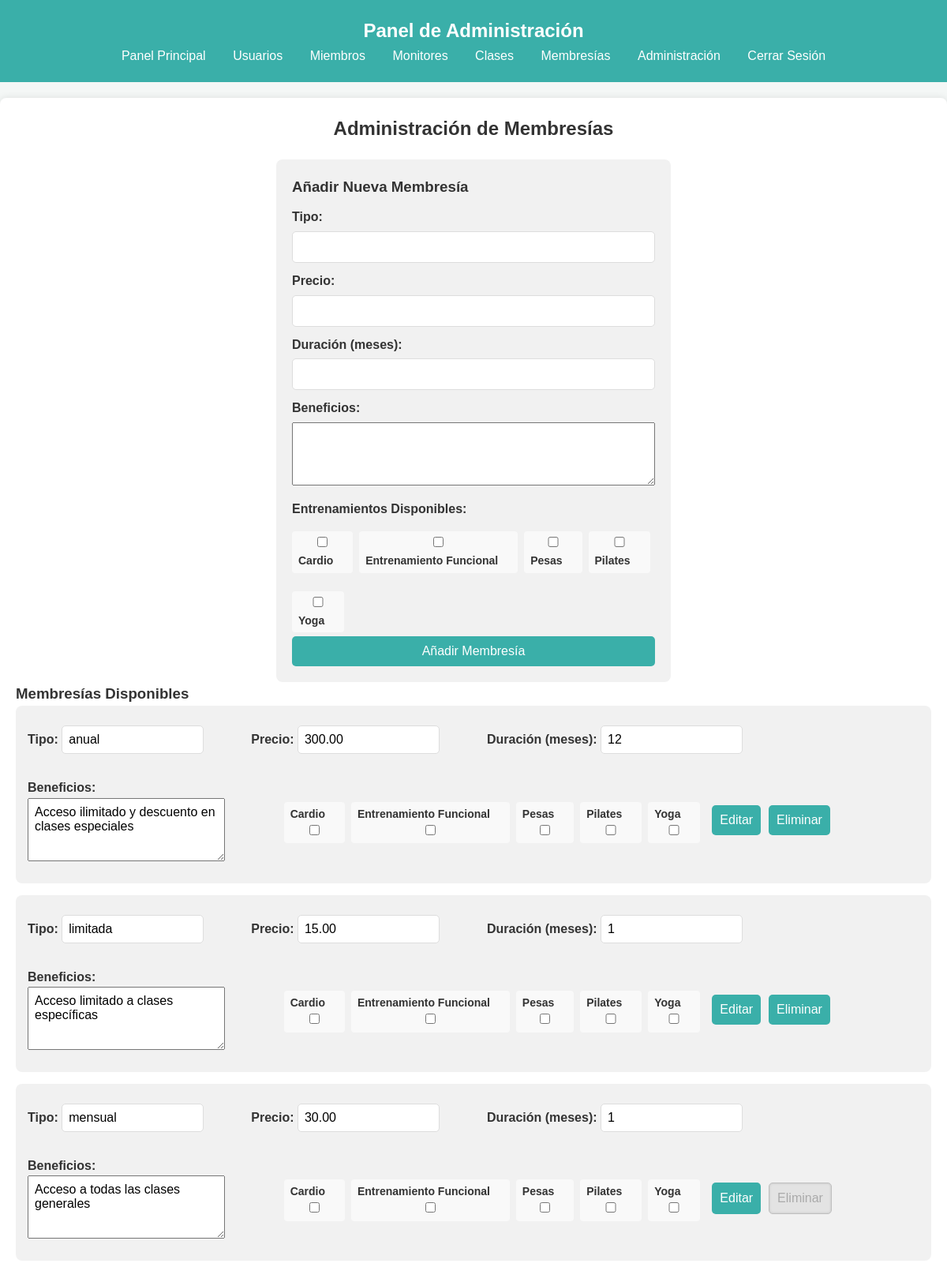
Screenshot of /src/membresias.php (signed in) with the database file from the repository.
### tables this page shows
CREATE TABLE IF NOT EXISTS especialidad (
    id_especialidad INT AUTO_INCREMENT PRIMARY KEY,
    nombre VARCHAR(50) UNIQUE
);

CREATE TABLE IF NOT EXISTS membresia (
    id_membresia INT AUTO_INCREMENT PRIMARY KEY,
    tipo VARCHAR(50) UNIQUE,
    precio DECIMAL(10, 2),
    duracion INT COMMENT 'Duración en meses',
    beneficios TEXT
);

### src/Includes/member_functions.php (called while the page is built, shortened)
<?php
function obtenerEntrenamientos($conn)
{
    $sql = "SELECT id_especialidad, nombre FROM especialidad";
    $result = $conn->query($sql);
    $entrenamientos = [];
    while ($row = $result->fetch_assoc()) {
        $entrenamientos[] = $row;
    }
    return $entrenamientos;
}

### src/membresias.php (the view, shortened to what this page needs)
<?php
require_once('includes/admin_functions.php');
require_once('includes/member_functions.php');
$conn = obtenerConexion();
$membresias = [];
$result = $conn->query("SELECT * FROM membresia ORDER BY tipo ASC");
if ($result) {
    while ($row = $result->fetch_assoc()) {
        $row['entrenamientos'] = [];
        $membresias[] = $row;
    }
}
$entrenamientos = obtenerEntrenamientos($conn);
include 'includes/admin_header.php';
?>
<!DOCTYPE html>
<html lang="es">
<head>
    <link rel="stylesheet" href="estilos.css">
</head>
<body>
    <main class="form_container form_container_large">
        <h2>Administración de Membresías</h2>
        <form method="POST" action="membresias.php" class="membresia-form">
            <h3>Añadir Nueva Membresía</h3>
            <div class="membresia-form-item">
                <label for="tipo">Tipo:</label>
                <input type="text" id="tipo" name="tipo" required>
            </div>
            <div class="membresia-form-item">
                <label for="precio">Precio:</label>
                <input type="number" id="precio" name="precio" step="0.01" required>
            </div>
            <div class="membresia-form-item">
                <label for="duracion">Duración (meses):</label>
                <input type="number" id="duracion" name="duracion" required>
            </div>
            <div class="membresia-form-item">
                <label for="beneficios">Beneficios:</label>
                <textarea id="beneficios" name="beneficios" rows="3"></textarea>
            </div>
            <div class="membresia-form-item">
                <label>Entrenamientos Disponibles:</label>
                <div class="checkbox-group">
                    <?php foreach ($entrenamientos as $entrenamiento): ?>
                        <label>
                            <input type="checkbox" name="entrenamientos[]" value="<?php echo $entrenamiento['id_especialidad']; ?>">
                            <?php echo htmlspecialchars($entrenamiento['nombre']); ?>
                        </label>
                    <?php endforeach; ?>
                </div>
            </div>
            <button type="submit" name="nueva_membresia">Añadir Membresía</button>
        </form>
        <h3>Membresías Disponibles</h3>
        <ul class="membresias-lista">
            <?php foreach ($membresias as $membresia): ?>
                <li>
                    <form method="POST" action="membresias.php" class="membresia-item">
                        <label>
                            Tipo:
                            <input type="text" name="tipo" value="<?php echo htmlspecialchars($membresia['tipo']); ?>" required>
                        </label>
                        <label>
                            Precio:
                            <input type="number" name="precio" value="<?php echo htmlspecialchars($membresia['precio']); ?>" step="0.01" required>
                        </label>
                        <label>
                            Duración (meses):
                            <input type="number" name="duracion" value="<?php echo htmlspecialchars($membresia['duracion']); ?>" required>
                        </label>
                        <label>
                            Beneficios:
                            <textarea name="beneficios" rows="1"><?php echo htmlspecialchars($membresia['beneficios']); ?></textarea>
                        </label>
                        <div class="checkbox-group">
                            <?php foreach ($entrenamientos as $entrenamiento): ?>
                                <label>
                                    <?php echo htmlspecialchars($entrenamiento['nombre']); ?>
                                    <input type="checkbox" name="entrenamientos[]" value="<?php echo $entrenamiento['id_especialidad']; ?>"
                                        <?php echo in_array($entrenamiento['id_especialidad'], $membresia['entrenamientos']) ? 'checked' : ''; ?>>
                                </label>
                            <?php endforeach; ?>
                        </div>
                        <div class="membresia-botones">
                            <button type="submit" name="editar_membresia">Editar</button>
                            <button type="submit" name="eliminar_membresia"
                                class="<?php echo ($membresia['id_membresia'] == 1) ? 'btn-disabled' : ''; ?>"
                                onclick="return confirm('¿Estás seguro de que deseas eliminar esta membresía?')"
                                <?php echo ($membresia['id_membresia'] == 1) ? 'disabled title="Esta membresía no se puede eliminar."' : ''; ?>>
                                Eliminar
                            </button>
                        </div>
                    </form>
                </li>
            <?php endforeach; ?>
        </ul>
    </main>
</body>
</html>

### src/Includes/admin_header.php (shortened to what this page needs)
<!DOCTYPE html>
<html lang="es">
<head>
    <link rel="stylesheet" href="../assets/css/estilos.css">
</head>
<body>
    <header>
        <h1>Panel de Administración</h1>
        <nav id="navegacion-rapida">
            <?php if (isset($_SESSION['rol']) && $_SESSION['rol'] === 'admin'): ?>
                <a href="admin.php">Panel Principal</a>
                <a href="usuarios.php">Usuarios</a>
                <a href="miembros.php">Miembros</a>
                <a href="monitores.php">Monitores</a>
                <a href="clases.php">Clases</a>
                <a href="membresias.php">Membresías</a>
                <a href="configuracion.php">Administración</a>
            <?php endif; ?>
            <form action="includes/general.php" method="post" style="display: inline;">
                <button type="submit" class="logout-link">Cerrar Sesión</button>
            </form>
        </nav>
    </header>
</body>
</html>

### assets/css/estilos.css (style rules this page uses)
* { margin: 0; padding: 0; box-sizing: border-box; font-family: Arial, sans-serif; }
body { background-color: #f4f7f6; color: #333; line-height: 1.6; display: flex; flex-direction: column; align-items: center; justify-content: center; min-height: 100vh; }
header { background-color: #3aafa9; color: #fff; padding: 20px; text-align: center; width: 100%; }
header h1 { font-size: 24px; }
header nav a, header nav .logout-link { color: #fff; text-decoration: none; margin: 0 15px; font-size: 16px; background: none; border: none; cursor: pointer; padding: 0; font-family: inherit; }
main { padding: 20px; max-width: 1900px; width: 100%; text-align: center; }
.form_container { background-color: #ffffff; padding: 20px; border-radius: 8px; box-shadow: 0 0 10px rgba(0, 0, 0, 0.1); max-width: 600px; margin: 20px auto; text-align: left; }
.form_container_large { max-width: 1600px; padding: 20px; }
.form_container_large h2 { text-align: center; margin-bottom: 20px; }
.membresia-form { padding: 20px; background-color: #f1f1f1; border-radius: 8px; margin-bottom: 30px; max-width: 500px; margin: 0 auto; }
.membresia-form textarea#beneficios { width: 100%; min-height: 80px; font-size: 16px; padding: 8px; resize: vertical; }
.membresia-form button[type="submit"] { padding: 8px 15px; font-size: 14px; background-color: #3aafa9; color: #fff; border: none; border-radius: 4px; cursor: pointer; }
.membresia-item { display: flex; flex-wrap: wrap; gap: 15px; align-items: center; }
.membresias-lista { list-style-type: none; padding: 0; }
.membresias-lista li { margin-bottom: 15px; padding: 15px; border-radius: 8px; background-color: #f1f1f1; }
.membresia-item input[type="text"], .membresia-item input[type="number"], .membresia-item textarea { width: 20%; min-width: 180px; max-width: 250px; padding: 8px; font-size: 16px; }
.membresia-item textarea[name="beneficios"] { width: 100%; min-height: 80px; resize: vertical; }
.membresia-botones { display: flex; gap: 10px; }
.membresia-botones button { padding: 8px 15px; font-size: 14px; background-color: #3aafa9; color: #fff; border: none; cursor: pointer; }
.checkbox-group { display: flex; flex-wrap: wrap; gap: 8px; }
.checkbox-group label { display: flex; justify-content: space-between; align-items: center; width: auto; font-size: 14px; padding: 4px 8px; background-color: #f9f9f9; border-radius: 4px; }
.form_container label { display: block; margin: 10px 0 5px; font-weight: bold; color: #333; }
.form_container input, .form_container select { width: 100%; padding: 10px; border: 1px solid #ddd; border-radius: 5px; font-size: 16px; }
.form_container button[type="submit"] { width: 100%; padding: 10px; background-color: #3aafa9; color: #fff; font-size: 16px; border: none; border-radius: 5px; cursor: pointer; }
.button-container button, .membresia-form button[type="submit"], .membresia-botones button { padding: 10px 15px; background-color: #3aafa9; color: #fff; font-size: 16px; border: none; border-radius: 5px; cursor: pointer; transition: background-color 0.3s ease; }
.btn-disabled { background-color: #e0e0e0 !important; color: #999 !important; cursor: not-allowed !important; box-shadow: inset 0 0 3px rgba(0, 0, 0, 0.2) !important; border: 1px solid #b3b3b3 !important; opacity: 0.8 !important; }

### rows the page displays
especialidad: nombre "Cardio"
especialidad: nombre "Entrenamiento Funcional"
especialidad: nombre "Pesas"
especialidad: nombre "Pilates"
especialidad: nombre "Yoga"
membresia: tipo "anual", precio "300.00", duracion "12", beneficios "Acceso ilimitado y descuento en clases especiales"
membresia: tipo "limitada", precio "15.00", duracion "1", beneficios "Acceso limitado a clases específicas"
membresia: tipo "mensual", precio "30.00", duracion "1", beneficios "Acceso a todas las clases generales"
